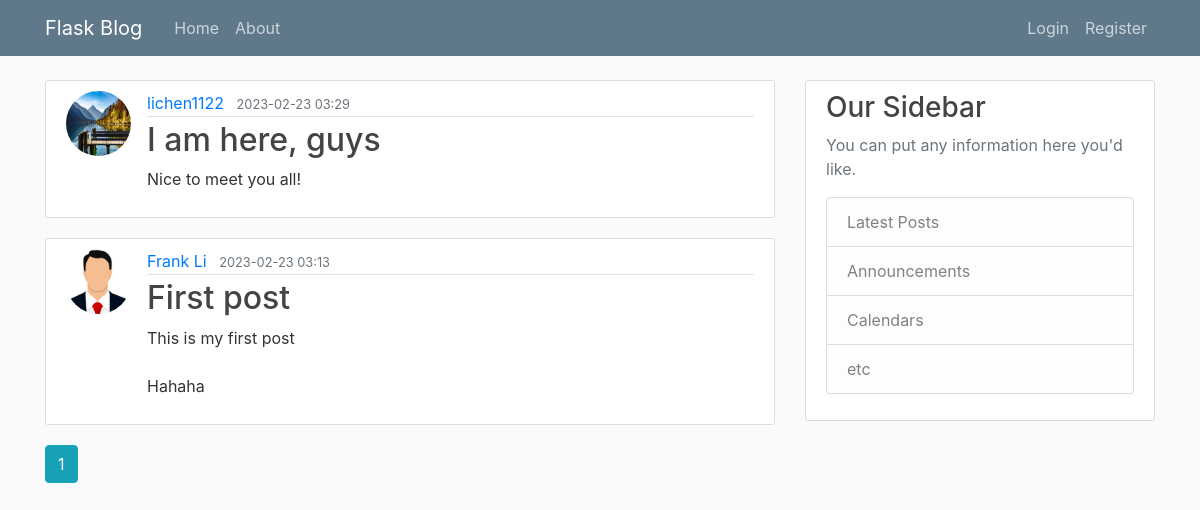
The app's page /home, older data.
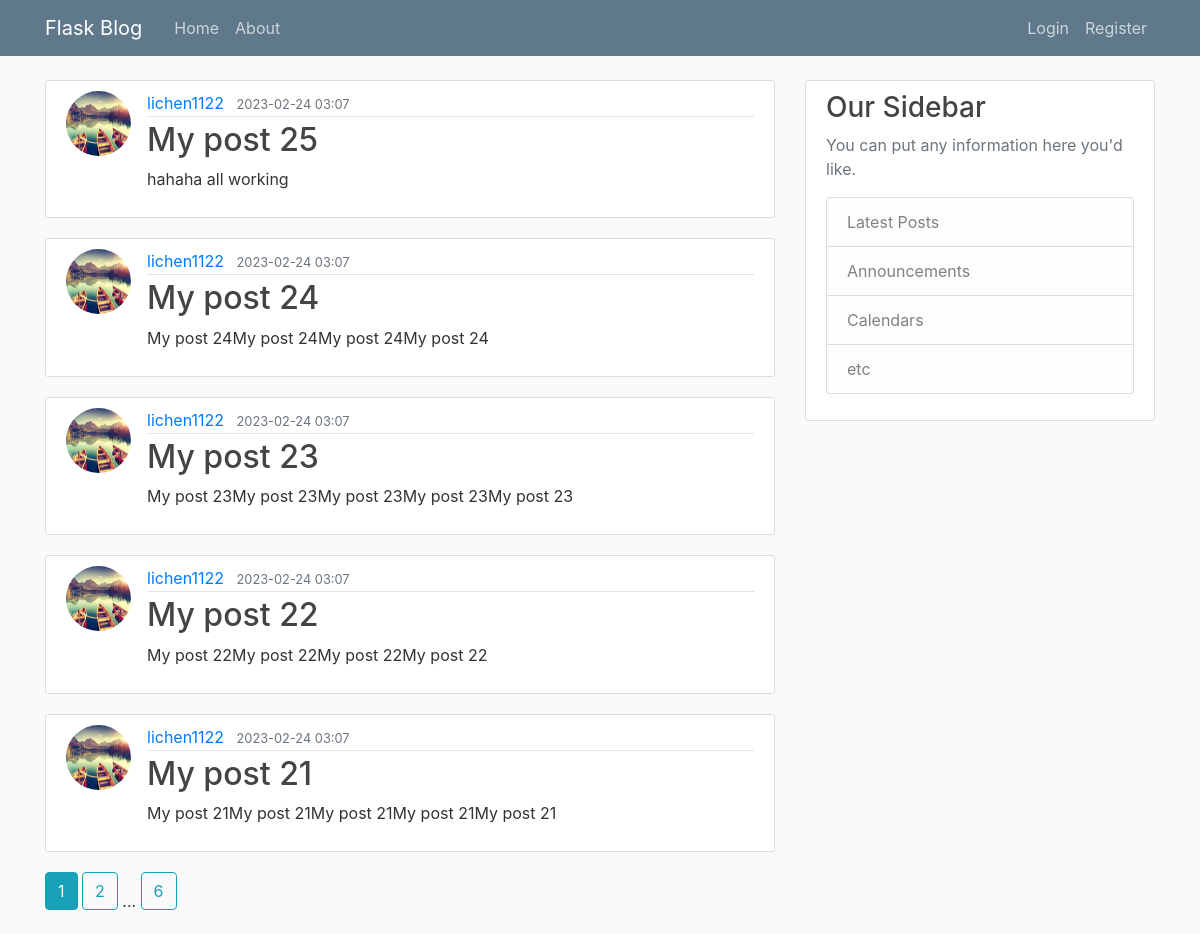
The same page, newer data.
### flaskblog/models.py (models this page shows, shortened)
class Post(db.Model):
    id = db.Column(db.Integer, primary_key=True)
    title = db.Column(db.String(100), nullable=False)
    date_posted = db.Column(db.DateTime, nullable=False, default=datetime.utcnow())
    content = db.Column(db.Text, nullable=False)
    author_id = db.Column(db.Integer, db.ForeignKey("user.id"), nullable=False)
    author = db.relationship('User', back_populates='posts', lazy=True)

class User(db.Model, UserMixin):
    id = db.Column(db.Integer, primary_key = True )
    username = db.Column(db.String(20), unique=True, nullable=False)
    email = db.Column(db.String(120), unique=True, nullable=False)
    image_file = db.Column(db.String(20), nullable=False, default='default.jpg')
    password = db.Column(db.String(60), nullable=False)
    posts = db.relationship('Post', back_populates='author', lazy=True)

### flaskblog/main/routes.py (the view)
@main.route("/")
@main.route("/home")
def home():
    page = request.args.get('page', 1, type=int) # set default value to 1, and type is integer
    posts = Post.query.order_by(Post.id.desc()).paginate(page=page, per_page=5)
    return render_template('home.html', posts=posts)

### flaskblog/templates/home.html
{% extends "layout.html" %}
{% block content %}
    {% for post in posts.items %}
        <article class="media content-section">
            <img class= "rounded-circle article-img" src="{{ url_for('static',filename='profile_pics/'+post.author.image_file) }}" alt="{{ post.author.username }}">
            <div class="media-body">
                <div class="article-metadata">
                    <a class="mr-2" href="{{ url_for('users.user_posts', username=post.author.username) }}">{{ post.author.username }}</a>
                    <small class="text-muted">{{ post.date_posted.strftime("%Y-%m-%d %H:%M") }}</small>
                </div>
                <h2><a class="article-title" href="{{ url_for('posts.post', post_id=post.id) }}">{{ post.title }}</a></h2>
                <p class="article-content">{{ post.content }}</p>
            </div>
        </article>
    {% endfor %}
    {% for page_num in posts.iter_pages(left_edge=1, right_edge=1, left_current=1, right_current=2) %}
        {% if page_num %}
            {% if posts.page==page_num %}
                <a class="btn btn-info mb-4" href="{{ url_for("main.home", page=page_num) }}">{{ page_num }}</a>
            {% else %}
                <a class="btn btn-outline-info mb-4" href="{{ url_for("main.home", page=page_num) }}">{{ page_num }}</a>
            {% endif %}
        {% else %}
            ...
        {% endif %}
    {% endfor %}
{% endblock content %}

Row changes from the older to the newer data that the page shows:
no longer on this page (row edited): Post: image_file (picture), author.username "lichen1122", date_posted "2023-02-23 03:29", title "I am here, guys", content "Nice to meet you all!"
no longer on this page (row unchanged): Post: image_file (placeholder picture), author.username "Frank Li", date_posted "2023-02-23 03:13", title "First post", content "This is my first post Hahaha"
added Post: image_file (picture), author.username "lichen1122", date_posted "2023-02-24 03:07", title "My post 25", content "hahaha all working"
added Post: image_file (picture), author.username "lichen1122", date_posted "2023-02-24 03:07", title "My post 24", content "My post 24My post 24My post 24My post 24"
added Post: image_file (picture), author.username "lichen1122", date_posted "2023-02-24 03:07", title "My post 23", content "My post 23My post 23My post 23My post 23My post 23"
added Post: image_file (picture), author.username "lichen1122", date_posted "2023-02-24 03:07", title "My post 22", content "My post 22My post 22My post 22My post 22"
added Post: image_file (picture), author.username "lichen1122", date_posted "2023-02-24 03:07", title "My post 21", content "My post 21My post 21My post 21My post 21My post 21"
Text that changed along with them:
new list line: "2"
new list line: "6"
